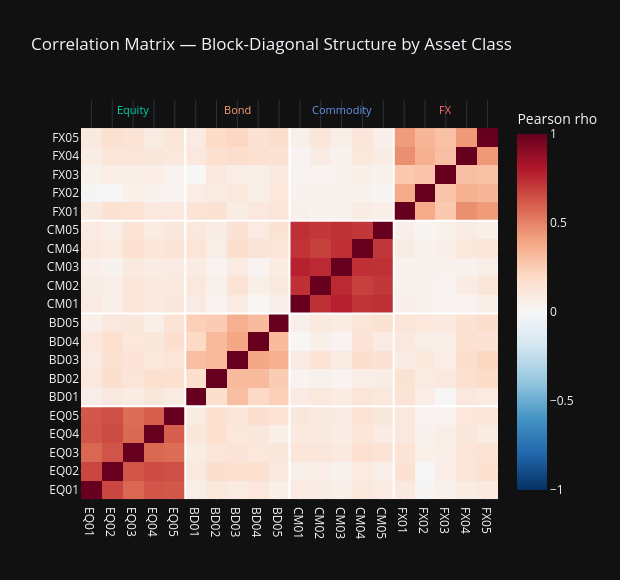

Notebook code cell kept with this figure:
### Code cell
fig = go.Figure(go.Heatmap(
    z=corr.values, x=ASSETS, y=ASSETS,
    colorscale='RdBu_r', zmid=0, zmin=-1, zmax=1,
    colorbar=dict(title='Pearson rho')
))
class_sizes = [len(v) for v in ASSET_CLASSES.values()]
for b in np.cumsum(class_sizes[:-1]) - 0.5:
    for shape in [
        dict(type='line', x0=b, x1=b, y0=-0.5, y1=N-0.5),
        dict(type='line', x0=-0.5, x1=N-0.5, y0=b, y1=b),
    ]:
        fig.add_shape(**shape, line=dict(color='white', width=2))
for i, (cls, col) in enumerate(CLASS_COLORS.items()):
    mid = sum(class_sizes[:i]) + class_sizes[i]/2 - 0.5
    fig.add_annotation(x=mid, y=N+0.5, text=cls, showarrow=False,
                        font=dict(color=col, size=11))
fig.update_layout(
    title='Correlation Matrix — Block-Diagonal Structure by Asset Class',
    template='plotly_dark', width=620, height=580
)
fig.show()

### Figure 1 — Plotly figure (JSON) as saved in the notebook; plotly's stock layout.template omitted (floating-point values rounded to 4 significant figures; data arrays with more than 128 entries replaced by an {"elided": "..."} marker saying what was removed)
{"data": [{"colorbar": {"title": {"text": "Pearson rho"}}, "colorscale": [[0, "rgb(5,48,97)"], [0.1, "rgb(33,102,172)"], [0.2, "rgb(67,147,195)"], [0.3, "rgb(146,197,222)"], [0.4, "rgb(209,229,240)"], [0.5, "rgb(247,247,247)"], [0.6, "rgb(253,219,199)"], [0.7, "rgb(244,165,130)"], [0.8, "rgb(214,96,77)"], [0.9, "rgb(178,24,43)"], [1, "rgb(103,0,31)"]], "type": "heatmap", "x": ["EQ01", "EQ02", "EQ03", "EQ04", "EQ05", "BD01", "BD02", "BD03", "BD04", "BD05", "CM01", "CM02", "CM03", "CM04", "CM05", "FX01", "FX02", "FX03", "FX04", "FX05"], "y": ["EQ01", "EQ02", "EQ03", "EQ04", "EQ05", "BD01", "BD02", "BD03", "BD04", "BD05", "CM01", "CM02", "CM03", "CM04", "CM05", "FX01", "FX02", "FX03", "FX04", "FX05"], "z": {"elided": "20x20 float values"}, "zmax": 1, "zmid": 0, "zmin": -1}], "layout": {"annotations": [{"font": {"color": "#00d4aa", "size": 11}, "showarrow": false, "text": "Equity", "x": 2, "y": 20.5}, {"font": {"color": "lightsalmon", "size": 11}, "showarrow": false, "text": "Bond", "x": 7, "y": 20.5}, {"font": {"color": "cornflowerblue", "size": 11}, "showarrow": false, "text": "Commodity", "x": 12, "y": 20.5}, {"font": {"color": "#ff6b6b", "size": 11}, "showarrow": false, "text": "FX", "x": 17, "y": 20.5}], "height": 580, "shapes": [{"line": {"color": "white", "width": 2}, "type": "line", "x0": 4.5, "x1": 4.5, "y0": -0.5, "y1": 19.5}, {"line": {"color": "white", "width": 2}, "type": "line", "x0": -0.5, "x1": 19.5, "y0": 4.5, "y1": 4.5}, {"line": {"color": "white", "width": 2}, "type": "line", "x0": 9.5, "x1": 9.5, "y0": -0.5, "y1": 19.5}, {"line": {"color": "white", "width": 2}, "type": "line", "x0": -0.5, "x1": 19.5, "y0": 9.5, "y1": 9.5}, {"line": {"color": "white", "width": 2}, "type": "line", "x0": 14.5, "x1": 14.5, "y0": -0.5, "y1": 19.5}, {"line": {"color": "white", "width": 2}, "type": "line", "x0": -0.5, "x1": 19.5, "y0": 14.5, "y1": 14.5}], "title": {"text": "Correlation Matrix — Block-Diagonal Structure by Asset Class"}, "width": 620}}
